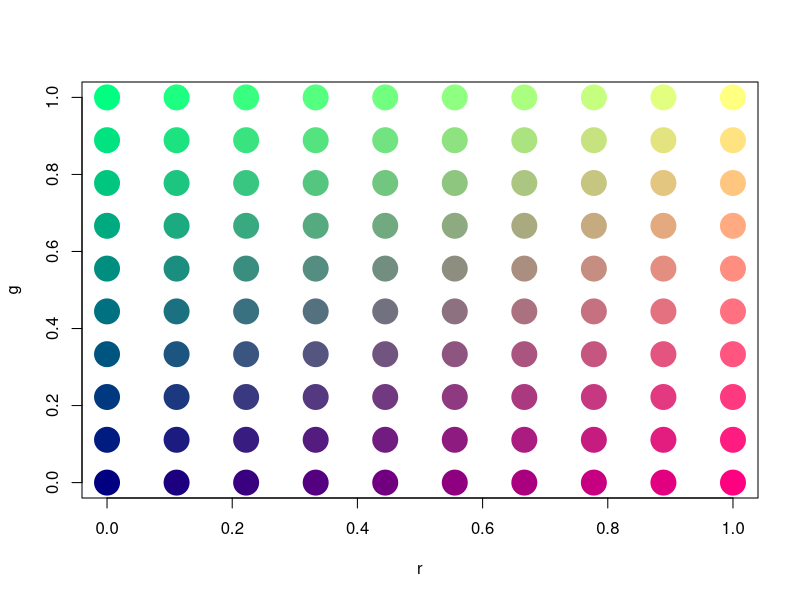

Here is the R script that generated this plot:
hcl <- expand.grid(x = seq(-1, 1, length = 100), y = seq(-1, 1, length=100))
hcl <- subset(hcl, x^2 + y^2 < 1)

hcl <- within(hcl, {
  r <- sqrt(x^2 + y^2)
  
  c <- 100 * r
  h <- 180 / pi * atan2(x, y)
  l <- 65
})

hcl$colour <- hcl(hcl$h, hcl$c, hcl$l)

# with(hcl, plot(x, y, col=colour, pch=20, cex=3))
# print(qplot(x, y, data=hcl, colour=colour) + scale_colour_identity())

rgb_vals <- expand.grid(r = seq(0, 1, length = 10), g = seq(0, 1, length=10), b = 0.5)
rgb_vals$colour <- do.call(rgb, rgb_vals)

with(rgb_vals, plot(r, g, col=colour, pch=20, cex=5))

# qplot(x, y, data=hcl, colour=colour) + scale_colour_identity() + coord_equal() + scale_x_continuous("", breaks=NA) + scale_y_continuous("", breaks=NA) + geom_point(aes(colour = NULL), selected, size = 5, shape = 1)
# ggsave(file = "colour-wheel.pdf", width = 6, height = 6)
